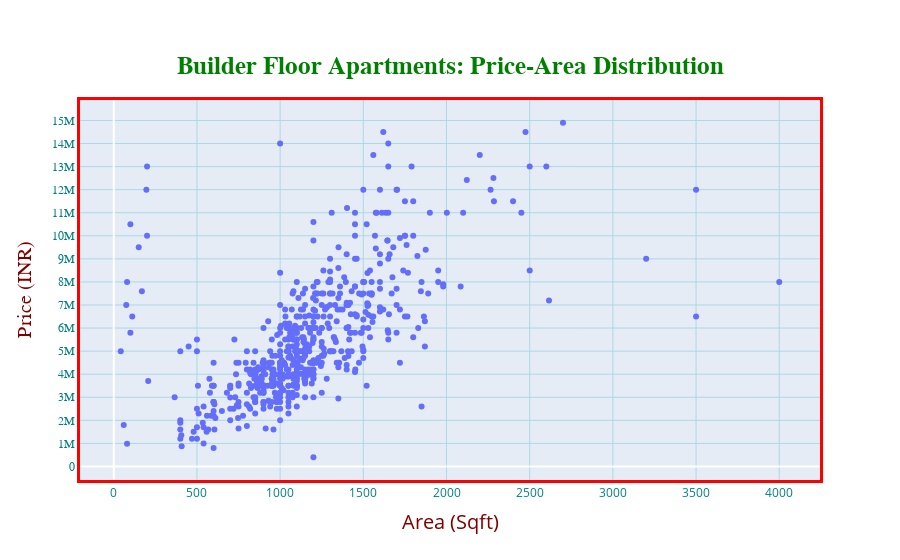

Notebook code for this chart:
### Code cell
df5 = df.loc[df['property_type']=='Builder Floor Apartment']


fig = go.Figure()

fig.add_trace(go.Scatter(x=df5['area_sqft'].values.tolist(), y=df5['price'].values.tolist(),
                    mode='markers'))


fig.update_layout(title_text="<b>Builder Floor Apartments: Price-Area Distribution</b>",
                 title_font_size=25,
                 title_font_color='green',
                 title_font_family='Titillium Web',
                 title_x=0.5,
                 title_y=0.90,
                 title_xanchor='center',
                 title_yanchor='top',
                 yaxis={'categoryorder':'total ascending'}
                 )

fig.update_xaxes(
        color='teal',
        title_text='Area (Sqft)',
        title_font_family='Open Sans',
        title_font_size=20,
        title_font_color='maroon',
        title_standoff = 15,
        gridcolor='lightblue',
        tickmode='auto',
        nticks=20,
        linecolor='red',
        linewidth=3,
        mirror=True)

fig.update_yaxes(
        color='Teal',
        title_text='Price (INR)',
        title_font_family='Droid Sans',
        title_font_size=20,
        title_font_color='maroon',
        title_standoff = 15,
        tickfont_family='Arial',
        nticks = 20,
        gridcolor='lightblue',
        linecolor='red',
        linewidth=3,
        mirror = True)

fig.show()

### Figure 1 — Plotly figure (JSON) as saved in the notebook; plotly's stock layout.template omitted (floating-point values rounded to 4 significant figures; data arrays with more than 128 entries replaced by an {"elided": "..."} marker saying what was removed)
{"data": [{"mode": "markers", "type": "scatter", "x": {"elided": "634 int values"}, "y": {"elided": "634 int values"}}], "layout": {"title": {"font": {"color": "green", "family": "Titillium Web", "size": 25}, "text": "<b>Builder Floor Apartments: Price-Area Distribution</b>", "x": 0.5, "xanchor": "center", "y": 0.9, "yanchor": "top"}, "xaxis": {"color": "teal", "gridcolor": "lightblue", "linecolor": "red", "linewidth": 3, "mirror": true, "nticks": 20, "tickmode": "auto", "title": {"font": {"color": "maroon", "family": "Open Sans", "size": 20}, "standoff": 15, "text": "Area (Sqft)"}}, "yaxis": {"categoryorder": "total ascending", "color": "Teal", "gridcolor": "lightblue", "linecolor": "red", "linewidth": 3, "mirror": true, "nticks": 20, "tickfont": {"family": "Arial"}, "title": {"font": {"color": "maroon", "family": "Droid Sans", "size": 20}, "standoff": 15, "text": "Price (INR)"}}}}
